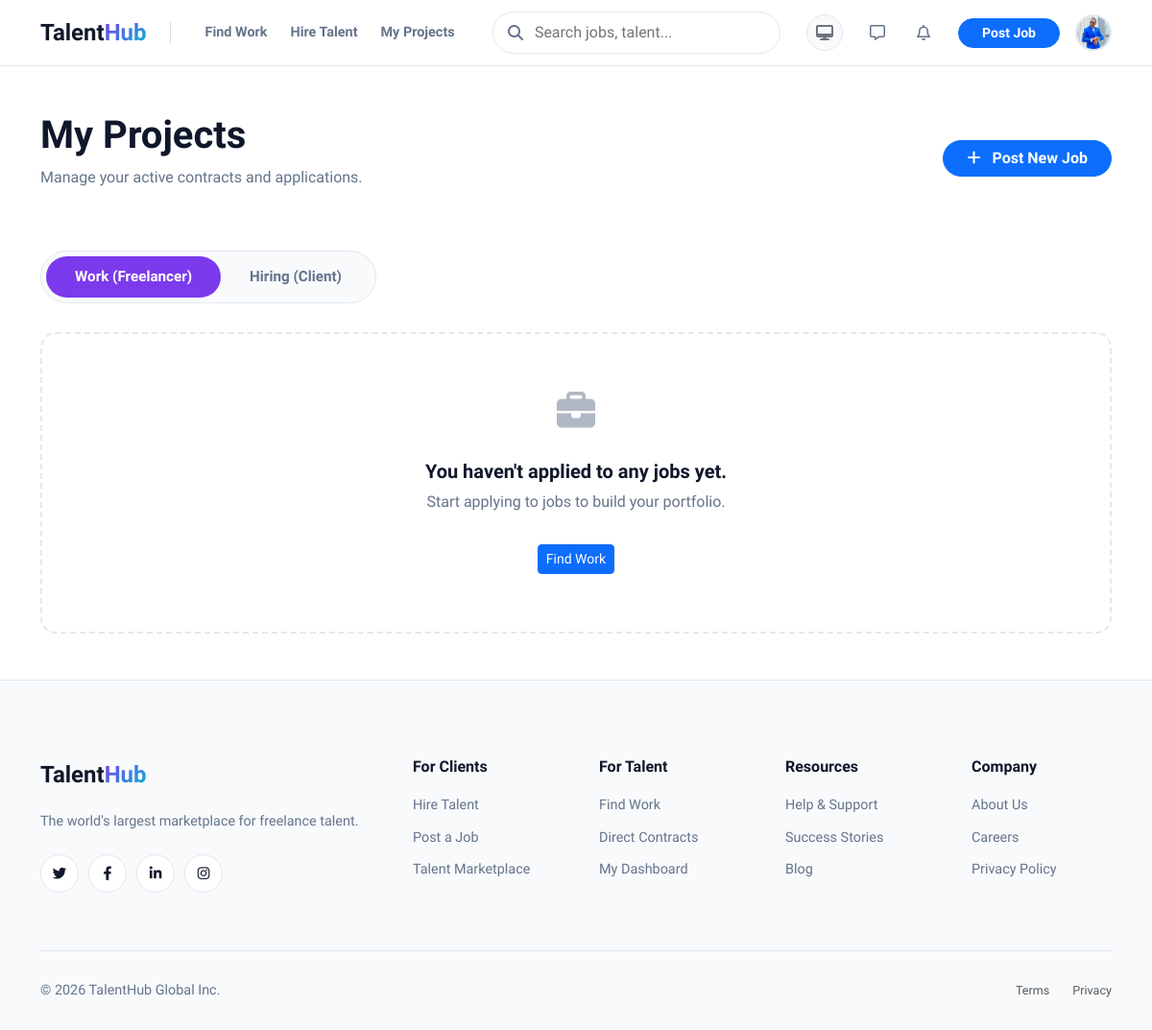
Before: /my-jobs/ (signed in) with the older database file.
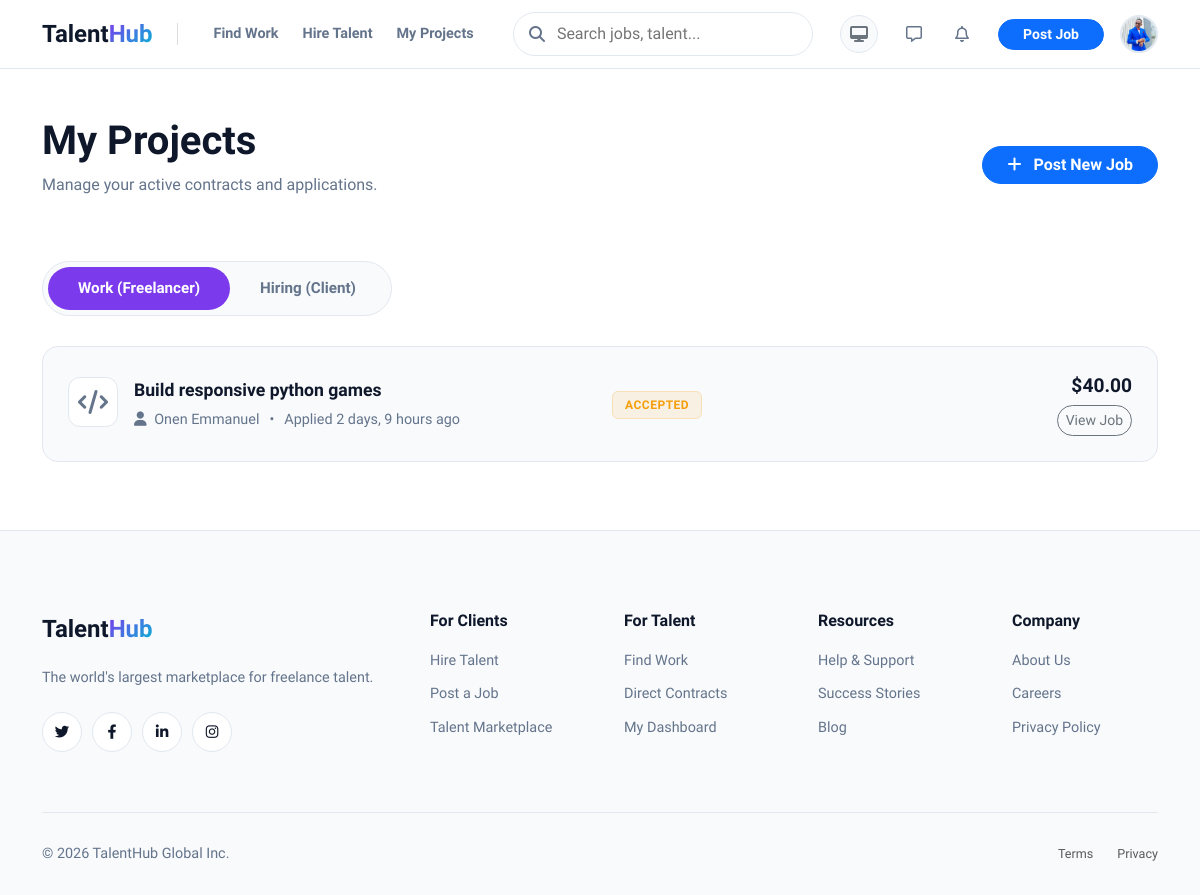
After: the same page with the newer database file.
### talents/models.py (models this page shows, shortened)
class TimeStampedModel(models.Model):
    created_at = models.DateTimeField(auto_now_add=True)
    updated_at = models.DateTimeField(auto_now=True)
    class Meta:
        abstract = True

class Profile(TimeStampedModel):
    user = models.OneToOneField(settings.AUTH_USER_MODEL, on_delete=models.CASCADE, related_name='profile')
    slug = models.SlugField(max_length=255, unique=True, blank=True)
    ROLE_CHOICES = [
        ('freelancer', 'Freelancer'),
        ('client', 'Client')
    ]
    role = models.CharField(max_length=20, choices=ROLE_CHOICES, default='freelancer', db_index=True)
    headline = models.CharField(max_length=200, blank=True, null=True, help_text="e.g. Senior Python Developer") # <--- ADDED THIS FIELD
    phone_number = models.CharField(max_length=20, blank=True)
    location = models.CharField(max_length=100, help_text="City, State", db_index=True)
    bio = models.TextField(blank=True, help_text="Describe your services")
    profile_pic = models.ImageField(upload_to='profile_pics/', default='default.jpg')
    cover_photo = models.ImageField(upload_to='cover_photos/', blank=True, null=True)
    AVAILABILITY_CHOICES = [
        ('available', 'Available for work'),
        ('open', 'Open to offers'),
        ('busy', 'Currently busy'),
    ]
    availability = models.CharField(max_length=20, choices=AVAILABILITY_CHOICES, default='available')
    ENGLISH_CHOICES = [
        ('basic', 'Basic'),
        ('conversational', 'Conversational'),
        ('fluent', 'Fluent'),
        ('native', 'Native/Bilingual'),
    ]
    english_level = models.CharField(max_length=20, choices=ENGLISH_CHOICES, default='fluent')
    years_experience = models.PositiveIntegerField(default=0)
    company_name = models.CharField(max_length=100, blank=True)
    project_link = models.URLField(blank=True)
    tools = models.CharField(max_length=255, blank=True, help_text="Comma separated tools (e.g. Jira, Figma)")
    hourly_rate = models.DecimalField(max_digits=10, decimal_places=2, null=True, blank=True)
    skills = models.ManyToManyField(Skill, blank=True, related_name='profiles')
    is_verified = models.BooleanField(default=False)
    onboarding_complete = models.BooleanField(default=False)
    follows = models.ManyToManyField('self', related_name='followers', symmetrical=False, blank=True)

class Proposal(TimeStampedModel):
    job = models.ForeignKey(Job, on_delete=models.CASCADE, related_name='proposals')
    freelancer = models.ForeignKey(settings.AUTH_USER_MODEL, on_delete=models.CASCADE, related_name='my_proposals')
    cover_letter = models.TextField()
    bid_amount = models.DecimalField(max_digits=10, decimal_places=2, help_text="Proposed price")
    estimated_days = models.PositiveIntegerField(default=7, help_text="Days to complete")
    STATUS_CHOICES = [
        ('pending', 'Pending'),
        ('accepted', 'Accepted'),
        ('rejected', 'Rejected'),
    ]
    status = models.CharField(max_length=20, choices=STATUS_CHOICES, default='pending')
    class Meta:
        unique_together = ('job', 'freelancer') # One proposal per job per user

class Job(TimeStampedModel):
    client = models.ForeignKey(settings.AUTH_USER_MODEL, on_delete=models.CASCADE, related_name='posted_jobs')
    title = models.CharField(max_length=200)
    slug = models.SlugField(unique=True, blank=True)
    description = models.TextField()
    JOB_TYPE_CHOICES = [
        ('fixed', 'Fixed Price'),
        ('hourly', 'Hourly Rate'),
    ]
    job_type = models.CharField(max_length=20, choices=JOB_TYPE_CHOICES, default='fixed')
    budget = models.DecimalField(max_digits=10, decimal_places=2, help_text="Budget or Hourly Rate")
    skills_required = models.ManyToManyField(Skill, related_name='jobs')
    experience_level = models.CharField(max_length=20, choices=[
        ('entry', 'Entry Level'),
        ('intermediate', 'Intermediate'),
        ('expert', 'Expert')
    ], default='intermediate')
    is_active = models.BooleanField(default=True)
    applicants = models.ManyToManyField(settings.AUTH_USER_MODEL, related_name='applied_jobs', blank=True)

### talents/views.py (the view)
# urls.py: path('my-jobs/', views.my_jobs, name='my_jobs'),
@login_required
def my_jobs(request):
    posted_jobs = Job.objects.filter(client=request.user).prefetch_related('applicants__profile').order_by('-created_at')
    proposals = Proposal.objects.filter(freelancer=request.user).select_related('job', 'job__client').order_by('-created_at')
    context = {
        'posted_jobs': posted_jobs,
        'proposals': proposals # Using proposals instead of 'applied_jobs' for better data
    }
    return render(request, 'talents/my_jobs.html', context)

### talents/templates/talents/my_jobs.html (shortened to what this page needs)
{% extends 'talents/base.html' %}
{% load static %}
{% load humanize %}
{% block content %}
<div class="container py-5">
    <div class="d-flex flex-column flex-md-row justify-content-between align-items-center mb-5">
        <div>
            <h1 class="fw-bold mb-2" style="color: var(--text-main)">My Projects</h1>
            <p style="color: var(--text-muted)">Manage your active contracts and applications.</p>
        </div>
        <div class="mt-3 mt-md-0">
            <a href="{% url 'post_job' %}" class="btn btn-primary rounded-pill px-4 fw-bold">
                <i class="fas fa-plus me-2"></i> Post New Job
            </a>
        </div>
    </div>
    <ul class="nav nav-pills nav-pills-custom" id="pills-tab" role="tablist">
        <li class="nav-item">
            <button class="nav-link active" id="pills-freelancer-tab" data-bs-toggle="pill" data-bs-target="#pills-freelancer">
                Work (Freelancer)
            </button>
        </li>
        <li class="nav-item">
            <button class="nav-link" id="pills-client-tab" data-bs-toggle="pill" data-bs-target="#pills-client">
                Hiring (Client)
            </button>
        </li>
    </ul>
    <div class="tab-content" id="pills-tabContent">
        <div class="tab-pane fade show active" id="pills-freelancer">
            {% for p in proposals %}
                <div class="project-card">
                    <div class="row align-items-center g-4">
                        <div class="col-lg-6">
                            <div class="d-flex gap-3">
                                <div class="icon-box"><i class="fas fa-code"></i></div>
                                <div>
                                    <div class="job-title">{{ p.job.title }}</div>
                                    <div class="job-meta">
                                        <span><i class="fas fa-user me-1"></i> {{ p.job.client.first_name }} {{ p.job.client.last_name }}</span>
                                        <span>•</span>
                                        <span>Applied {{ p.created_at|timesince }} ago</span>
                                    </div>
                                </div>
                            </div>
                        </div>
                        <div class="col-lg-3">
                            <span class="status-badge status-pending">
                                {{ p.status|default:"Applied" }}
                            </span>
                        </div>
                        <div class="col-lg-3 text-lg-end">
                            <div class="price-tag mb-1">${{ p.job.budget|intcomma }}</div>
                            <a href="{% url 'job_detail' p.job.slug %}" class="btn btn-sm btn-outline-secondary rounded-pill">View Job</a>
                        </div>
                    </div>
                </div>
            {% empty %}
                <div class="empty-placeholder">
                    <i class="fas fa-briefcase fs-1 mb-3 opacity-50"></i>
                    <h5>You haven't applied to any jobs yet.</h5>
                    <p>Start applying to jobs to build your portfolio.</p>
                    <a href="{% url 'job_list' %}" class="btn btn-sm btn-primary mt-3">Find Work</a>
                </div>
            {% endfor %}
        </div>
    </div>
</div>
{% endblock %}

### talents/templates/talents/base.html (shortened to what this page needs)
{% load static %}
<!DOCTYPE html>
<html lang="en">
<head>
    <link rel="stylesheet" href="https://cdnjs.cloudflare.com/ajax/libs/font-awesome/6.4.0/css/all.min.css">
    <link href="https://cdn.jsdelivr.net/npm/bootstrap@5.3.0/dist/css/bootstrap.min.css" rel="stylesheet">
</head>
<body data-theme="system">
    {% block navbar %}
    <nav class="desktop-nav desktop-only">
        <div class="container d-flex justify-content-between align-items-center">
            <div class="d-flex align-items-center gap-4">
                <a class="navbar-brand fw-bold fs-4" href="{% url 'home' %}">Talent<span class="text-gradient">Hub</span></a>
                <div class="d-flex align-items-center border-start border-secondary border-opacity-25 ps-4">
                    <a href="{% url 'job_list' %}" class="nav-link-desktop">Find Work</a>
                    <a href="{% url 'browse' %}" class="nav-link-desktop">Hire Talent</a>
                    {% if user.is_authenticated %}
                        <a href="{% url 'my_jobs' %}" class="nav-link-desktop">My Projects</a>
                    {% endif %}
                </div>
            </div>
            <form action="{% url 'job_list' %}" class="nav-search mx-3">
                <i class="fas fa-search"></i>
                <input type="text" name="q" placeholder="Search jobs, talent...">
            </form>
            <div class="d-flex align-items-center gap-2">
                {% if user.is_authenticated %}
                    <button class="btn-theme me-2" id="themeToggleDesk" title="Switch Theme"><i class="fas fa-desktop"></i></button>
                    <a href="{% url 'inbox' %}" class="nav-icon-btn"><i class="far fa-comment-alt"></i></a>
                    <a href="{% url 'notifications' %}" class="nav-icon-btn me-2">
                        <i class="far fa-bell"></i>
                    </a>
                    <a href="{% url 'post_job' %}" class="btn btn-primary rounded-pill px-4 fw-bold text-white btn-sm">Post Job</a>
                    <div class="dropdown ms-2">
                        <a href="#" data-bs-toggle="dropdown" class="d-flex align-items-center gap-2 text-decoration-none">
                            {% if user.profile.profile_pic %}
                                <img src="{{ user.profile.profile_pic.url }}" style="width: 38px; height: 38px; border-radius: 50%; object-fit: cover; border: 2px solid var(--border);">
                            {% else %}
                                <div class="btn-theme fw-bold">{{ user.username|first|upper }}</div>
                            {% endif %}
                        </a>
                    </div>
                {% else %}
                    <a href="{% url 'login' %}" class="nav-link-desktop">Log In</a>
                    <a href="{% url 'register' %}" class="btn btn-light rounded-pill px-4 fw-bold text-dark btn-sm">Sign Up</a>
                {% endif %}
            </div>
        </div>
    </nav>
    {% endblock %}
    <div class="toast-container position-fixed top-0 end-0 p-3" style="z-index: 9999;">
    </div>
    <div style="flex: 1;">
        {% block content %}{% endblock %}
    </div>
    {% block footer %}
    <footer class="market-footer">
        <div class="container">
            <div class="row g-5">
                <div class="col-lg-4 col-md-12">
                    <a href="{% url 'home' %}" class="footer-brand">Talent<span class="text-gradient">Hub</span></a>
                    <p class="mb-4">The world's largest marketplace for freelance talent.</p>
                    <div class="d-flex">
                        <a href="#" class="social-icon"><i class="fab fa-twitter"></i></a>
                        <a href="#" class="social-icon"><i class="fab fa-facebook-f"></i></a>
                        <a href="#" class="social-icon"><i class="fab fa-linkedin-in"></i></a>
                        <a href="#" class="social-icon"><i class="fab fa-instagram"></i></a>
                    </div>
                </div>
                <div class="col-lg-2 col-md-4 col-6">
                    <h6 class="footer-heading">For Clients</h6>
                    <a href="{% url 'browse' %}" class="footer-link">Hire Talent</a>
                    <a href="{% url 'post_job' %}" class="footer-link">Post a Job</a>
                    <a href="{% url 'browse' %}" class="footer-link">Talent Marketplace</a>
                </div>
                <div class="col-lg-2 col-md-4 col-6">
                    <h6 class="footer-heading">For Talent</h6>
                    <a href="{% url 'job_list' %}" class="footer-link">Find Work</a>
                    <a href="{% url 'my_jobs' %}" class="footer-link">Direct Contracts</a>
                    <a href="{% url 'dashboard' %}" class="footer-link">My Dashboard</a>
                </div>
                <div class="col-lg-2 col-md-4 col-6">
                    <h6 class="footer-heading">Resources</h6>
                    <a href="{% url 'contact' %}" class="footer-link">Help & Support</a>
                    <a href="{% url 'blog' %}" class="footer-link">Success Stories</a>
                    <a href="{% url 'blog' %}" class="footer-link">Blog</a>
                </div>
                <div class="col-lg-2 col-md-4 col-6">
                    <h6 class="footer-heading">Company</h6>
                    <a href="{% url 'about' %}" class="footer-link">About Us</a>
                    <a href="{% url 'careers' %}" class="footer-link">Careers</a>
                    <a href="{% url 'privacy' %}" class="footer-link">Privacy Policy</a>
                </div>
            </div>
            <div class="footer-bottom">
                <div>&copy; 2026 TalentHub Global Inc.</div>
                <div class="d-flex gap-4">
                    <a href="{% url 'privacy' %}" class="text-muted small text-decoration-none">Terms</a>
                    <a href="{% url 'privacy' %}" class="text-muted small text-decoration-none">Privacy</a>
                </div>
            </div>
        </div>
    </footer>
    {% endblock %}
</body>
</html>

Changed rows visible on the page:
added Proposal: job "Build responsive python games", job.client.first_name "Onen", job.client.last_name "Emmanuel", created_at "2 days, 9 hours", status "ACCEPTED", job.budget "40.00"
Other visible differences:
text no longer shown: "You haven't applied to any jobs yet. Start applying to jobs to build your portfolio. Find Work"
